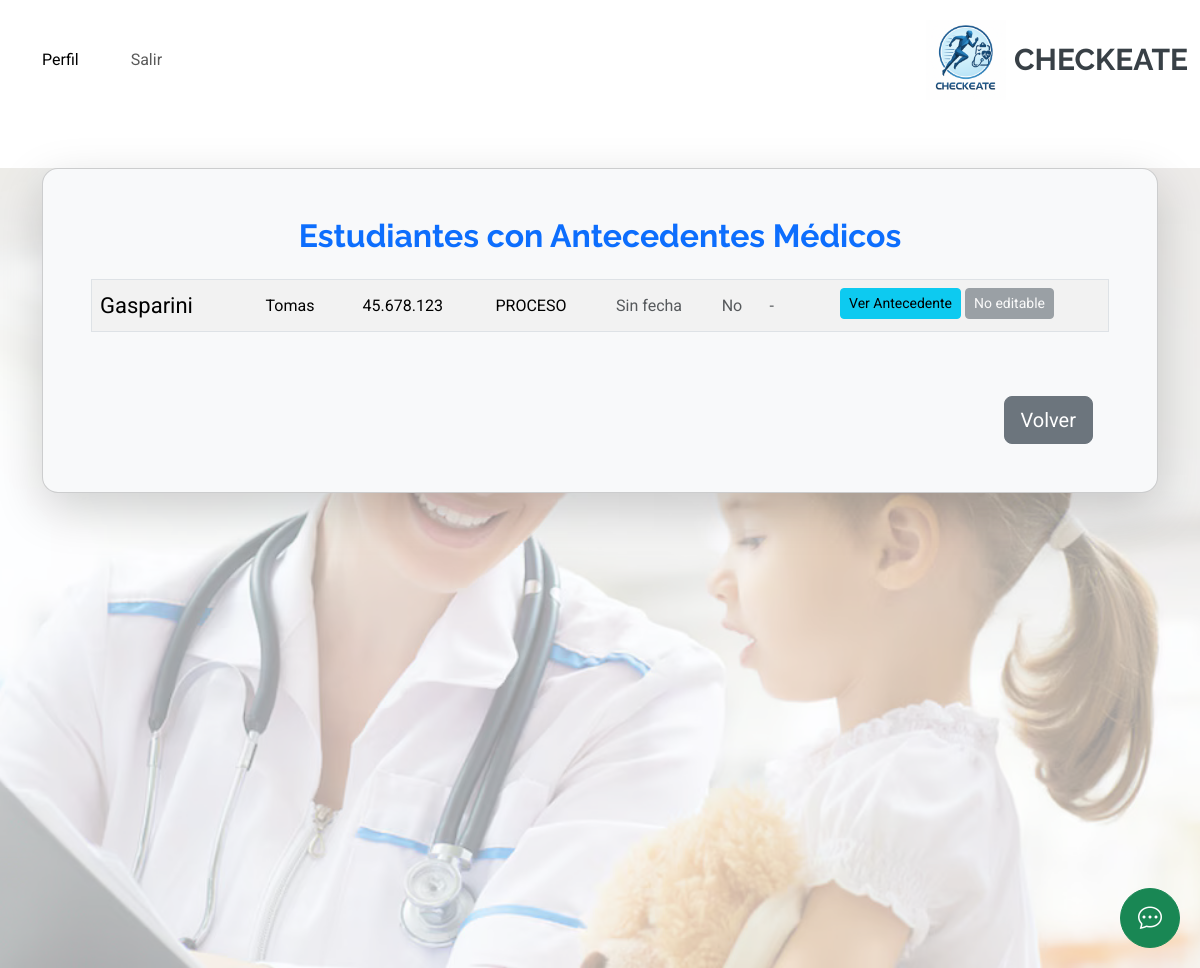
Page /estudiante/ver-antecedentes/ (signed in) on the committed database.
### estudiante/models.py (models this page shows, shortened)
class Estudiante(models.Model):
    SEXO_CHOICES = [
        ('M', 'Masculino'),
        ('F', 'Femenino'),
        ('O', 'Otro'),
    ]
    nombre= models.CharField(max_length=30, blank=True, null=True)
    apellido= models.CharField(max_length=30, blank=True, null=True)
    fecha_nacimiento= models.DateField(blank=True, null=True)
    tutor = models.ForeignKey(Tutor, on_delete=models.CASCADE, related_name='estudiantes')
    dni=  models.CharField(max_length=15, blank=True, null=True)
    domicilio = models.CharField(max_length=255, blank=True, null=True)
    telefono = models.CharField(max_length=15, blank=True, null=True)
    sexo=models.CharField(max_length=1, choices=SEXO_CHOICES, blank=True, null=True)
    localidad = models.CharField(max_length=100, blank=True, null=True)
    lugar_nacimiento = models.CharField(max_length=100, blank=True, null=True)

### Cus/models.py (models this page shows, shortened)
class Cus(models.Model):
    ESTADO_CUS = [
        ('PENDIENTE', 'Pendiente'),
        ('PROCESO', 'En proceso'),
        ('APROBADA', 'Aprobada'),
        ('RECHAZADA', 'Rechazada'),
        ('VENCIDO', 'Vencido'),
    ]
    estudiante = models.ForeignKey(Estudiante, on_delete=models.CASCADE, related_name='cus')
    estado = models.CharField(max_length=45, choices=ESTADO_CUS, blank=True, null=True)
    fecha_creacion = models.DateTimeField(auto_now_add=True)
    fecha_caducidad = models.DateField(blank=True, null=True)
    fecha_de_llenado = models.DateField(blank=True, null=True)
    observacion = models.CharField(max_length=200, blank=True, null=True)
    consentimiento_persona = models.BooleanField(null=True, blank=True)
    medico = models.ForeignKey(Medico, on_delete=models.SET_NULL, null=True, blank=True)
    class Meta:
        db_table = 'cus_ficha_medica'

### estudiante/views.py (the view)
# urls.py: path('ver-antecedentes/', views.ver_antecedentes, name='ver_antecedentes'),
@login_required
def ver_antecedentes(request):
    profile = Profile.objects.filter(user=request.user, rol='estudiante').first()
    if not profile:
        messages.error(request, "No se encontró un perfil de estudiante asociado a tu cuenta.")
        return redirect('home')  # O donde quieras redirigir
    tutor = Tutor.objects.get(profile=profile)
    estudiantes = Estudiante.objects.filter(
        tutor=tutor,
        antecedentes__isnull=False
    ).distinct()
    datos_estudiantes = []
    for estudiante in estudiantes:
        ultimo_antecedente = estudiante.antecedentes.order_by('-id').first()
        cus = Cus.objects.filter(estudiante=estudiante).order_by('-id').first()
        estado_cus = cus.estado if cus else None
        fecha_caducidad_cus = cus.fecha_caducidad if cus else None
        actualizacion = ActualizacionCUS.objects.filter(cus=cus).order_by('-fecha').first()
        datos_estudiantes.append({
            'estudiante': estudiante,
            'cus': cus,
            'estado_cus': estado_cus,
            'fecha_caducidad': fecha_caducidad_cus,
            'tiene_actualizacion': bool(actualizacion),
            'vencimiento': actualizacion.vencimiento if actualizacion else None,
            'puede_editar': estado_cus == 'VENCIDO',
            'antecedente': ultimo_antecedente
        })
    context = {
        'datos_estudiantes': datos_estudiantes
    }
    return render(request, 'estudiante/ver_antecedentes.html', context)

### estudiante/templates/estudiante/ver_antecedentes.html (shortened to what this page needs)
{% extends 'core/base.html' %}
{% load static %}
{% block content %}
<div class="row" style="margin: 0; padding: 0;">
    <div class="container-fluid ficha-medica-container" style="margin: 0; padding: 0;">
        <main class="px-3" style="position: relative; min-height: 100vh; width: 100%; margin: 0; padding: 0;">
            <div style="position: relative; z-index: 1;">
                <div class="container mt-5">
                    <div class="card shadow-lg p-5 bg-light rounded-4">
                        <h2 class="text-primary text-center fw-bold mb-4">Estudiantes con Antecedentes Médicos</h2>
                        <div class="table-responsive">
                            <table class="table table-striped table-hover text-center align-middle">
                              <tbody>
                                {% for dato in datos_estudiantes %}
                                <tr class="d-block d-md-table-row mb-4 border rounded p-3">
                                  <td class="d-flex d-md-table-cell justify-content-between align-items-center">
                                    <strong class="d-md-none">Apellido:</strong> {{ dato.estudiante.apellido }}
                                  </td>
                                  <td class="d-flex d-md-table-cell justify-content-between align-items-center">
                                    <strong class="d-md-none">Nombre:</strong> {{ dato.estudiante.nombre }}
                                  </td>
                                  <td class="d-flex d-md-table-cell justify-content-between align-items-center">
                                    <strong class="d-md-none">DNI:</strong> {{ dato.estudiante.dni }}
                                  </td>
                                  <td class="d-flex d-md-table-cell justify-content-between align-items-center">
                                    {% if dato.estado_cus %}
                                      {{ dato.estado_cus }}
                                    {% else %}
                                      <span class="text-muted">Sin CUS</span>
                                    {% endif %}
                                  </td>
                                  <td class="d-flex d-md-table-cell justify-content-between align-items-center">
                                    {% if dato.fecha_caducidad %}
                                      {{ dato.fecha_caducidad|date:"d/m/Y" }}
                                    {% else %}
                                      <span class="text-muted">Sin fecha</span>
                                    {% endif %}
                                  </td>
                                  <td class="d-flex d-md-table-cell justify-content-between align-items-center">
                                    {% if dato.tiene_actualizacion %}
                                      <span class="text-success fw-bold">Sí</span>
                                    {% else %}
                                      <span class="text-muted">No</span>
                                    {% endif %}
                                  </td>
                                  <td class="d-flex d-md-table-cell justify-content-between align-items-center">
                                    {% if dato.vencimiento %}
                                      {{ dato.vencimiento|date:"d/m/Y" }}
                                    {% else %}
                                      <span class="text-muted">-</span>
                                    {% endif %}
                                  </td>
                                  <td class="d-flex d-md-table-cell justify-content-center flex-wrap gap-2">
                                    <a href="{% url 'detalle_antecedente' dato.estudiante.id %}" class="btn btn-info btn-sm mb-1">
                                      Ver Antecedente
                                    </a>
                                    {% if dato.puede_editar %}
                                    <a href="{% url 'actualizar_antecedente_si_cus_vencido' dato.estudiante.id %}" class="btn btn-warning btn-sm mb-1">
                                      Actualizar
                                    </a>
                                    {% else %}
                                    <button class="btn btn-secondary btn-sm mb-1" disabled>No editable</button>
                                    {% endif %}
                                  </td>
                                </tr>
                                {% empty %}
                                <tr>
                                  <td colspan="8" class="text-center text-muted">No hay estudiantes con antecedentes registrados.</td>
                                </tr>
                                {% endfor %}
                              </tbody>
                            </table>
                          </div>
                        <div class="d-flex justify-content-end mt-5">
                            <a href="{% url 'menu_estudiante' %}" class="btn btn-secondary btn-lg w-45 me-3">Volver</a>
                        </div>
                    </div>
                </div>
            </div>
        </main>
    </div>
</div>
{% endblock %}

### core/static/core/css/main.css (style rules this page uses)
:root { --default-font: "Roboto", system-ui, -apple-system, "Segoe UI", Roboto, "Helvetica Neue", Arial, "Noto Sans", "Liberation Sans", sans-serif, "Apple Color Emoji", "Segoe UI Emoji", "Segoe UI Symbol", "Noto Color Emoji"; --heading-font: "Raleway", sans-serif; --nav-font: "Poppins", sans-serif; }
:root { --background-color: #ffffff; --default-color: #444444; --heading-color: #384046; --accent-color: #3498db; --surface-color: #ffffff; --contrast-color: #ffffff; }
:root { --nav-color: #444444; --nav-hover-color: #3498db; --nav-mobile-background-color: #ffffff; --nav-dropdown-background-color: #ffffff; --nav-dropdown-color: #444444; --nav-dropdown-hover-color: #3498db; }
:root { scroll-behavior: smooth; }
body { color: var(--default-color); background-color: var(--background-color); font-family: var(--default-font); }
a { color: var(--accent-color); text-decoration: none; transition: 0.3s; }
h1, h2, h3, h4, h5, h6 { color: var(--heading-color); font-family: var(--heading-font); }
table td:first-child { text-align: left; font-size: 22px; }

### rows in the picture
Estudiante: estudiante.apellido "Gasparini", estudiante.nombre "Tomas", estudiante.dni "45.678.123", estado_cus "PROCESO"
